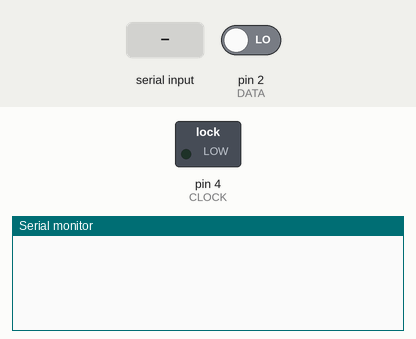
Recording of a sketch running on a simulated Arduino Uno, built with avr-gcc and run on an emulated ATmega328P. On the bench: switched loads named in the sketch (green lamp = pin HIGH), the last lines printed to the serial monitor. The inputs (shaded band) are chosen by the test bench; at power-on: pin 2 (DATA) LOW. Pins used as bus, display or sensor lines are not drawn.

Above: at 1.2 s.
1.3 s: "init\n" received over Serial
At 2.5 s:
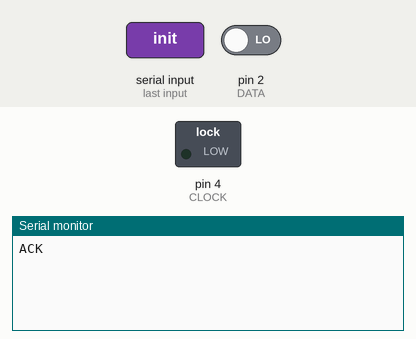
2.8 s: "gData\n" received over Serial
At 3.8 s:
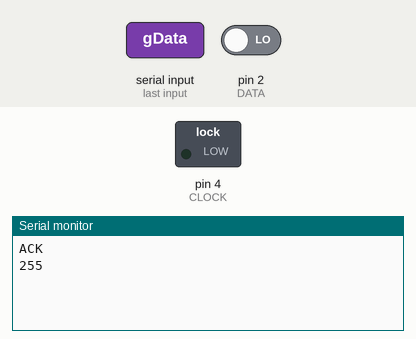
4.3 s: "gType\n" received over Serial
At 5.0 s:
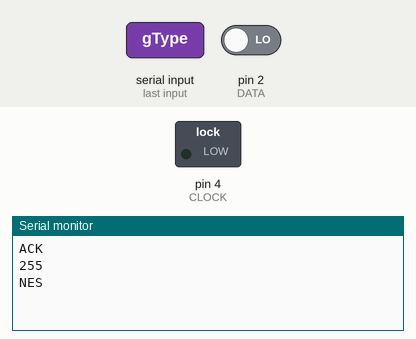

The sketch:

NESController.ino
```cpp
#define CLOCK 4
#define LATCH 3
#define DATA  2
#define CONTROLLERID "NES"

#define SAYHELLO    1
#define SENDDATA    2
#define GETTYPE     3
#define NOTHING     0
#define INVALIDCOM  -1

//functions
//A B START SELECT UP DOWN LEFT RIGHT
byte getNESData()
{
  byte controllerTemp = 0;
  digitalWrite(LATCH, HIGH);
  digitalWrite(LATCH, LOW);
  for(int i = 0; i < 8; i++)
  {
    controllerTemp |= !digitalRead(DATA) << i ;
    digitalWrite(CLOCK, HIGH);
    digitalWrite(CLOCK, LOW);
  }
  return controllerTemp;
}

void setup()
{
  pinMode(LATCH,  OUTPUT);
  pinMode(CLOCK,  OUTPUT);
  pinMode(DATA,   INPUT);
  Serial.begin(9600);
}

void loop()
{
  String test = Serial.readStringUntil('\n');
  if (test == "init")
  {
    Serial.println("ACK");
  }
  else if (test == "gData")
  {
    Serial.println(getNESData());
  }
  else if (test == "gType")
  {
    Serial.println(CONTROLLERID);
  }
  else if (test == "")
  {
    //do nothing
  }
  else
  {
    Serial.print("INV COM");
    Serial.print(test);
  }
}
```

Measured:
- after the input at 1.3 s, the serial monitor: prints a new line at once (image 1)
- after the input at 2.8 s, the serial monitor: prints a new line at once (image 2)
- after the input at 4.3 s, the serial monitor: prints a new line at once (image 3)
